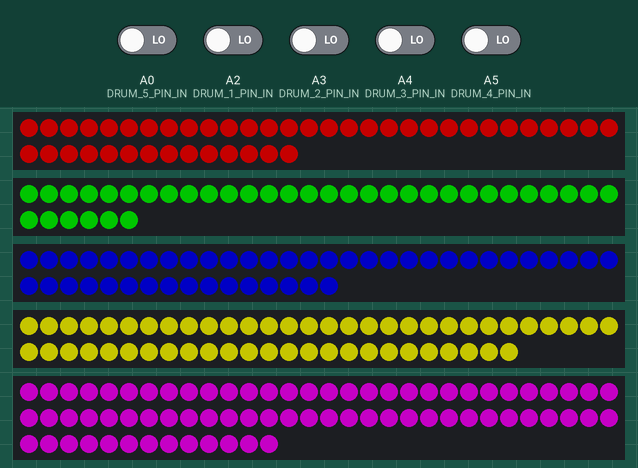
A sketch run on a simulated Arduino Uno, built with avr-gcc and run on an emulated ATmega328P. Shown: 44 RGB LEDs in strip order, left to right, continuing on the next row, 36 RGB LEDs in strip order, left to right, continuing on the next row, 46 RGB LEDs in strip order, left to right, continuing on the next row, 55 RGB LEDs in strip order, left to right, continuing on the next row, 73 RGB LEDs in strip order, left to right, continuing on the next row. Inputs (shaded band) come from the test bench; at power-on: A0 (DRUM_5_PIN_IN), A2 (DRUM_1_PIN_IN), A3 (DRUM_2_PIN_IN), A4 (DRUM_3_PIN_IN), A5 (DRUM_4_PIN_IN) LOW. Dim RGB values are drawn brighter than linear.

Above: at 0.14 s.
1.3 s: A0 (DRUM_5_PIN_IN) driven HIGH
At 1.9 s:
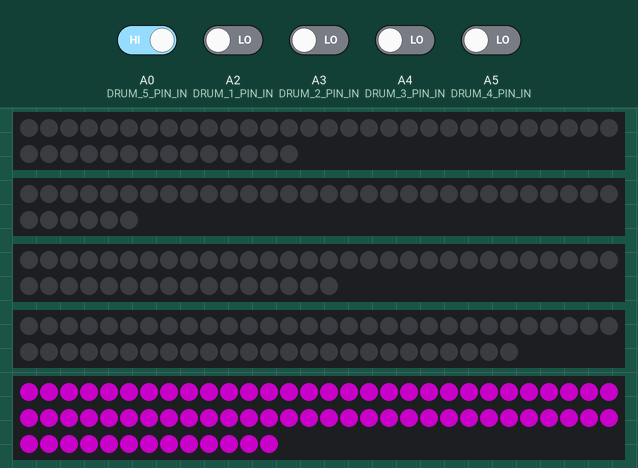
2.8 s: A2 (DRUM_1_PIN_IN) driven HIGH
At 4.0 s:
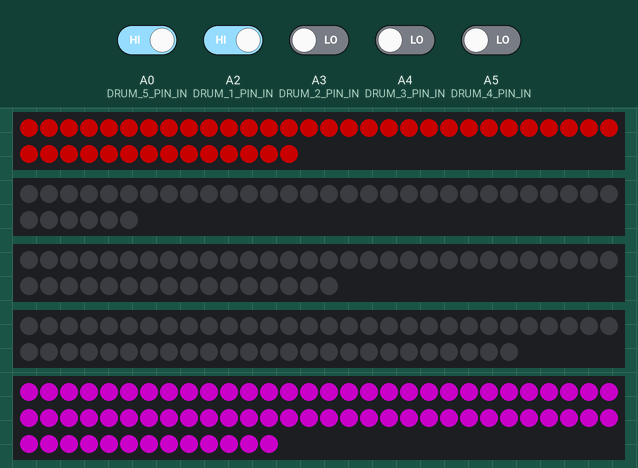
4.3 s: A3 (DRUM_2_PIN_IN) driven HIGH
At 5.2 s:
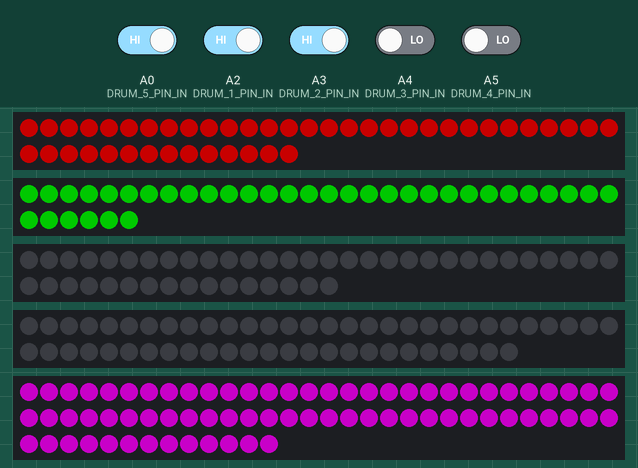
5.8 s: A4 (DRUM_3_PIN_IN) driven HIGH
At 6.3 s:
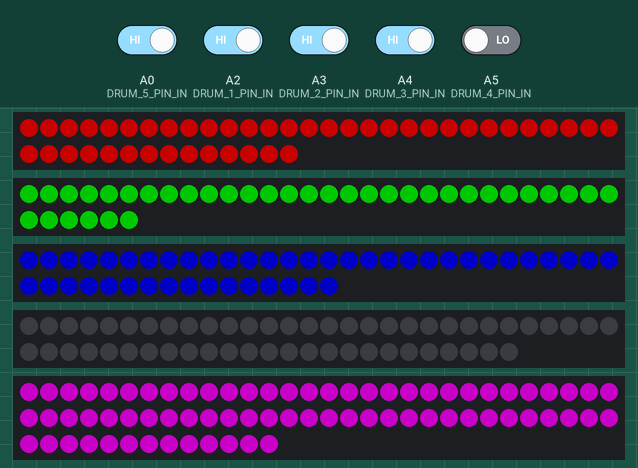
7.3 s: A0 (DRUM_5_PIN_IN) driven LOW
At 8.7 s:
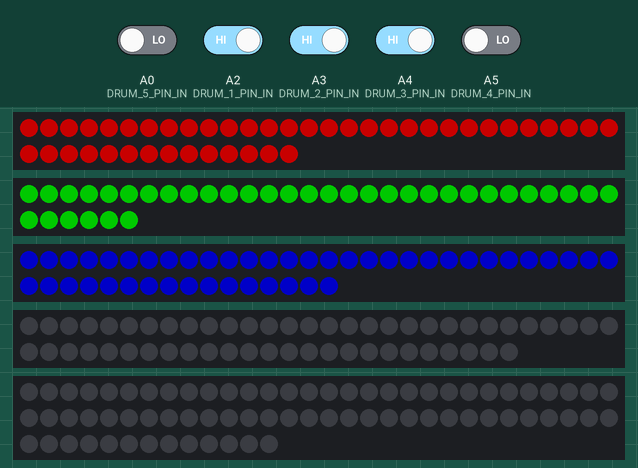
9.0 s: A5 (DRUM_4_PIN_IN) driven HIGH
At 9.9 s:
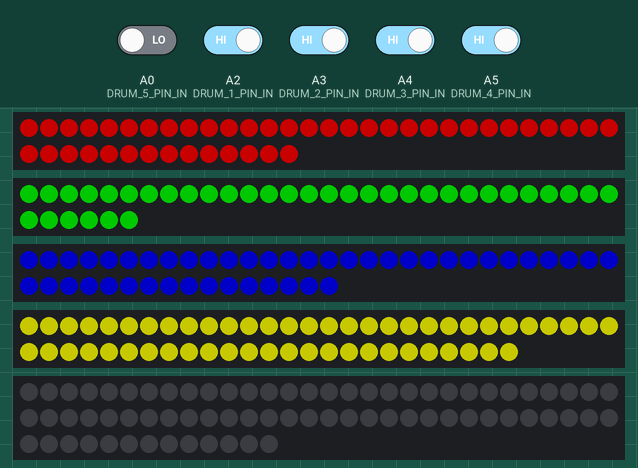
Timing chart, 0 to 11.5 s (numbered marks = the images above; inputs shaded):
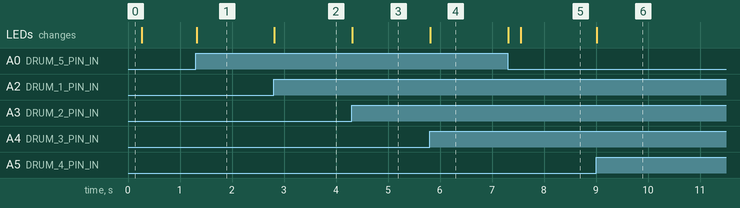

Measured:
- after the input at 1.3 s, the LEDs: change at once (image 1)
- after the input at 2.8 s, the LEDs: change at once (image 2)
- after the input at 4.3 s, the LEDs: change at once (image 3)
- after the input at 5.8 s, the LEDs: change at once (image 4)
- after the input at 9.0 s, the LEDs: change at once (image 6)

The sketch:

FastLEDFix.ino
```cpp
#include <FastLED.h>

#define DRUM_1_PIN 2
#define DRUM_2_PIN 3
#define DRUM_3_PIN 4
#define DRUM_4_PIN 5
#define DRUM_5_PIN 6

#define DRUM_1_PIN_IN A2
#define DRUM_2_PIN_IN A3
#define DRUM_3_PIN_IN A4
#define DRUM_4_PIN_IN A5

//People @ AVR are fucking stupid. A0-A5 can be used to digitial read, A6 and A7 can't!
//This took us fucking hours to solve, pulling our hair out.
#define DRUM_5_PIN_IN A0

#define DRUM_1_LED_COUNT 44
#define DRUM_2_LED_COUNT 36
#define DRUM_3_LED_COUNT 46
#define DRUM_4_LED_COUNT 55
#define DRUM_5_LED_COUNT 73

const long decayTime = 250; // TIme for drums to decay in ms.

CRGB drum1Leds[DRUM_1_LED_COUNT];
CRGB drum2Leds[DRUM_2_LED_COUNT];
CRGB drum3Leds[DRUM_3_LED_COUNT];
CRGB drum4Leds[DRUM_4_LED_COUNT];
CRGB drum5Leds[DRUM_5_LED_COUNT];

long lastTimeHigh1 = 0, lastTimeHigh2 = 0, lastTimeHigh3 = 0, lastTimeHigh4 = 0, lastTimeHigh5 = 0;

void setup()
{
	Serial.begin(9600);
	pinMode(DRUM_1_PIN_IN, INPUT);
	pinMode(DRUM_2_PIN_IN, INPUT);
	pinMode(DRUM_3_PIN_IN, INPUT);
	pinMode(DRUM_4_PIN_IN, INPUT);
	pinMode(DRUM_5_PIN_IN, INPUT);

	FastLED.addLeds<WS2811, DRUM_1_PIN, GRB>(drum1Leds, DRUM_1_LED_COUNT);
	FastLED.addLeds<WS2811, DRUM_2_PIN, GRB>(drum2Leds, DRUM_2_LED_COUNT);
	FastLED.addLeds<WS2811, DRUM_3_PIN, GRB>(drum3Leds, DRUM_3_LED_COUNT);
	FastLED.addLeds<WS2811, DRUM_4_PIN, GRB>(drum4Leds, DRUM_4_LED_COUNT);
	FastLED.addLeds<WS2811, DRUM_5_PIN, GRB>(drum5Leds, DRUM_5_LED_COUNT);

	FastLED.setBrightness(100);
	fill_solid(drum1Leds, DRUM_1_LED_COUNT, CRGB::Black);
	fill_solid(drum2Leds, DRUM_2_LED_COUNT, CRGB::Black);
	fill_solid(drum3Leds, DRUM_3_LED_COUNT, CRGB::Black);
	fill_solid(drum4Leds, DRUM_4_LED_COUNT, CRGB::Black);
	fill_solid(drum5Leds, DRUM_5_LED_COUNT, CRGB::Black);
	FastLED.show();
}
void loop()
{
	int brightness = 0;

	brightness = read(DRUM_1_PIN_IN, &lastTimeHigh1);
	fill_solid(drum1Leds, DRUM_1_LED_COUNT, CRGB(brightness, 0, 0));

	brightness = read(DRUM_2_PIN_IN, &lastTimeHigh2);
	fill_solid(drum2Leds, DRUM_2_LED_COUNT, CRGB(0, brightness, 0));

	brightness = read(DRUM_3_PIN_IN, &lastTimeHigh3);
	fill_solid(drum3Leds, DRUM_3_LED_COUNT, CRGB(0, 0, brightness));

	brightness = read(DRUM_4_PIN_IN, &lastTimeHigh4);
	fill_solid(drum4Leds, DRUM_4_LED_COUNT, CRGB(brightness, brightness, 0));

	brightness = read(DRUM_5_PIN_IN, &lastTimeHigh5);
	fill_solid(drum5Leds, DRUM_5_LED_COUNT, CRGB(brightness, 0, brightness));

	// Serial.print(analogRead(DRUM_1_PIN_IN));
	// Serial.print(", ");
	// Serial.print(analogRead(DRUM_2_PIN_IN));
	// Serial.print(", ");
	// Serial.print(analogRead(DRUM_3_PIN_IN));
	// Serial.print(", ");
	// Serial.print(analogRead(DRUM_4_PIN_IN));
	// Serial.print(", ");
	// Serial.print(analogRead(DRUM_5_PIN_IN));
	// Serial.println();

	// Serial.print(digitalRead(DRUM_1_PIN_IN));
	// Serial.print(", ");
	// Serial.print(digitalRead(DRUM_2_PIN_IN));
	// Serial.print(", ");
	// Serial.print(digitalRead(DRUM_3_PIN_IN));
	// Serial.print(", ");
	// Serial.print(digitalRead(DRUM_4_PIN_IN));
	// Serial.print(", ");
	// Serial.print(digitalRead(DRUM_5_PIN_IN));
	// Serial.println();

	FastLED.show();
}

int read(int inputPin, long *lastTimeHigh)
{
	long currentTime = millis();

	if (digitalRead(inputPin) == HIGH)
	{
		*lastTimeHigh = currentTime;
		return 255;
	}
	else
	{
		long timeLow = currentTime - *lastTimeHigh;
		if (timeLow >= decayTime)
		{
			return 0;
		}
		else
		{
			return map(timeLow, 0, decayTime, 255, 0);
		}
	}
}
```
